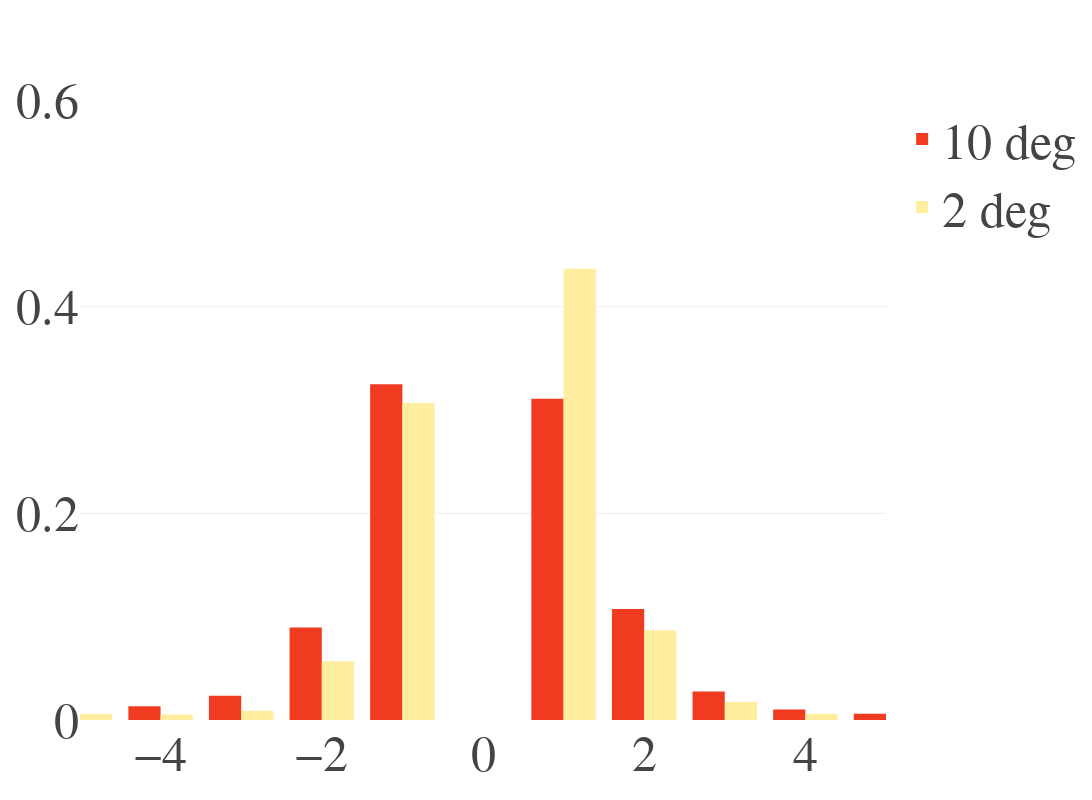

Here is the notebook cell this chart was saved with:
### Code cell
from sklearn.neighbors import KernelDensity
from scipy.stats import gaussian_kde
trace_data = []
X_plot = np.linspace(-5, 5, 1000)
for j,e in enumerate(data['cueEccentricity1'].unique().sort(ascending=False)):
        ecc_data = data[data['cueEccentricity1']==e]
        trace_data.append(go.Histogram(x = ecc_data['responsePosRelative0'].to_numpy(), 
                                  histnorm='probability',name = str(e) + ' deg', opacity = 1, marker = dict(color = colors[1-j])))

fill_colors = ['rgba(255,237,160,0.2)', 'rgba(240,59,32,0.2)']
# for j,e in enumerate(data['cueEccentricity1'].unique().sort(ascending=False)):
#         ecc_data = data[data['cueEccentricity1']==e]
#         X = ecc_data['responsePosRelative0'].to_numpy()
#         # Gaussian KDE
#         #kde = KernelDensity(kernel='gaussian').fit(X)
#         kde = gaussian_kde(X)
#         log_dens = kde(X_plot)
#         trace_data.append(go.Histogram(x = ecc_data['responsePosRelative0'].to_numpy(), 
#                                   histnorm='probability',name = str(e) + ' deg', opacity = 1, marker = dict(color = colors[1-j]),
#                                       xaxis ='x2',
#                                       yaxis = 'y2',
#                                       showlegend=False))


#         trace_data.append(go.Scatter(x = X_plot, y = log_dens,
#                                   mode='markers+lines', fill = 'tozeroy', fillcolor = fill_colors[1-j], name = str(e) + ' deg', 
#                                      line = dict(color = colors[1-j], width = 3),
#                                      marker=dict(size = 0.5, color='black'),
#                                     xaxis = 'x2',
#                                     yaxis='y2',
#                                     showlegend=False))

font_size = 50
layout = go.Layout(
    barmode='group',
    width = 1200,
    height = 800,
    font = dict(size = font_size, family = 'Helvetica, regular'),
    #title = str(int(len(data)/280))+' participants',
    xaxis = dict(zeroline=False, title = '', range = [-5,5], titlefont = dict(size=font_size), tickfont = dict(size = font_size)),
    yaxis = dict(title = '',zeroline=False, range = [0,0.6],titlefont = dict(size = font_size),tickfont = dict(size = font_size), nticks = 5),
    #xaxis2 = dict(domain = [0.7, 1], anchor = 'y2', title = 'SPE', showline=True, mirror=True, zeroline=False),
    #yaxis2 = dict(domain = [0.55, 0.9], anchor = 'x2', title = 'Prob.', range = [0,0.75],showline=True, mirror=True)
    )
    
fig = go.Figure(data=trace_data, layout=layout)
iplot(fig, filename='SPE_distributions_zoomed_in')

### Figure 1 — Plotly figure (JSON) as saved in the notebook; plotly's stock layout.template omitted (floating-point values rounded to 4 significant figures; data arrays with more than 128 entries replaced by an {"elided": "..."} marker saying what was removed)
{"data": [{"histnorm": "probability", "marker": {"color": "rgb(240,59,32)"}, "name": "10 deg", "opacity": 1, "type": "histogram", "uid": "64c23a52-7be4-4719-ba49-939613af96be", "x": {"elided": "2940 int values"}}, {"histnorm": "probability", "marker": {"color": "rgb(255,237,160)"}, "name": "2 deg", "opacity": 1, "type": "histogram", "uid": "05872ef8-e6cd-456c-964a-6c35a5fd7b51", "x": {"elided": "2940 int values"}}], "layout": {"barmode": "group", "font": {"family": "Helvetica, regular", "size": 50}, "height": 800, "width": 1200, "xaxis": {"range": [-5, 5], "tickfont": {"size": 50}, "title": {"font": {"size": 50}, "text": ""}, "zeroline": false}, "yaxis": {"nticks": 5, "range": [0, 0.6], "tickfont": {"size": 50}, "title": {"font": {"size": 50}, "text": ""}, "zeroline": false}}}
